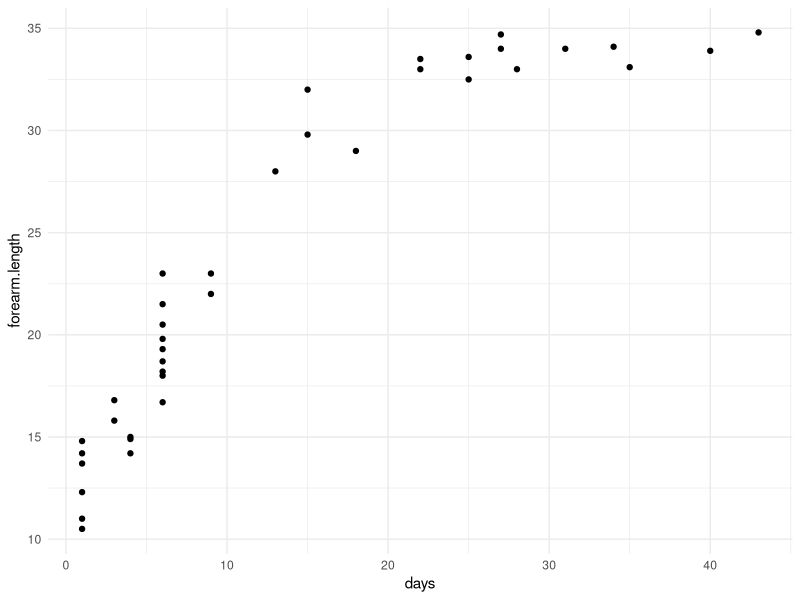
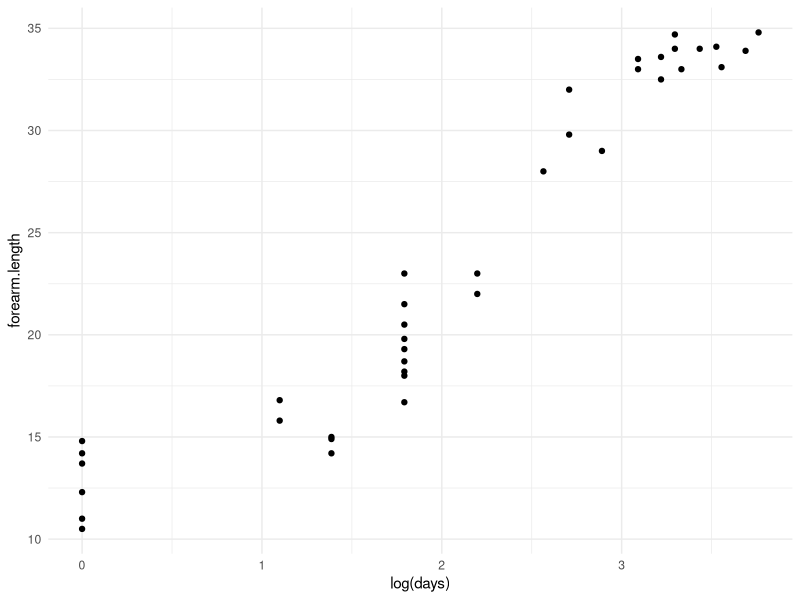
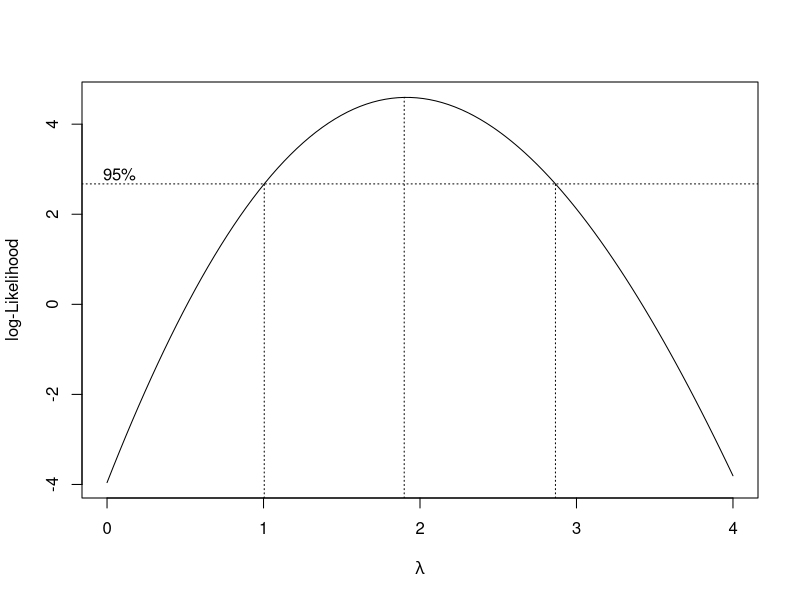
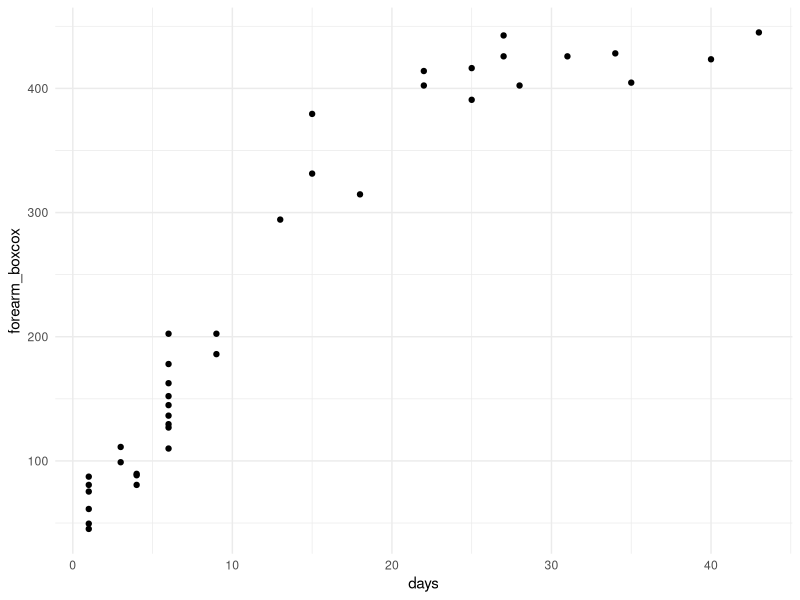
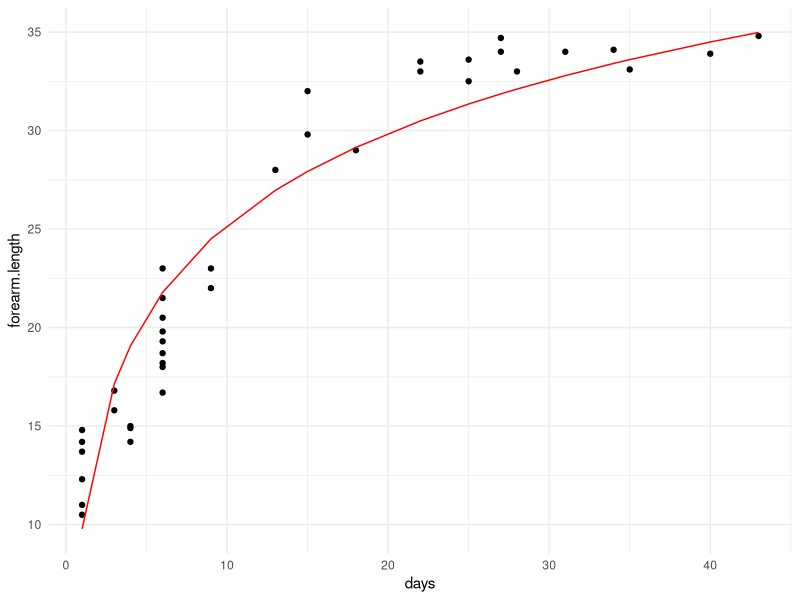
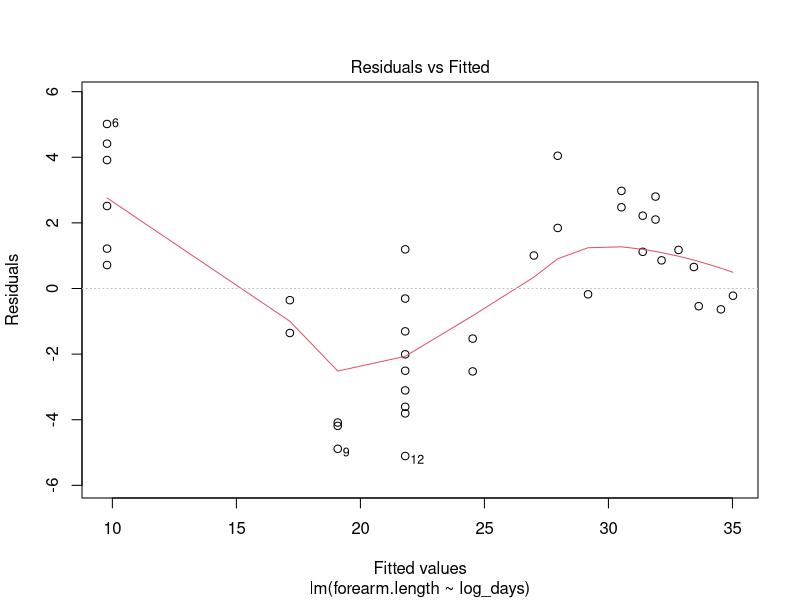
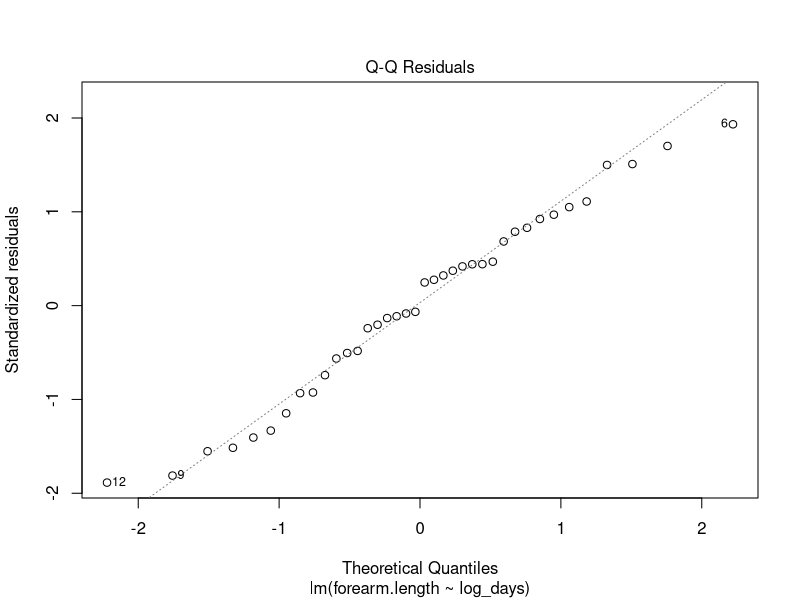
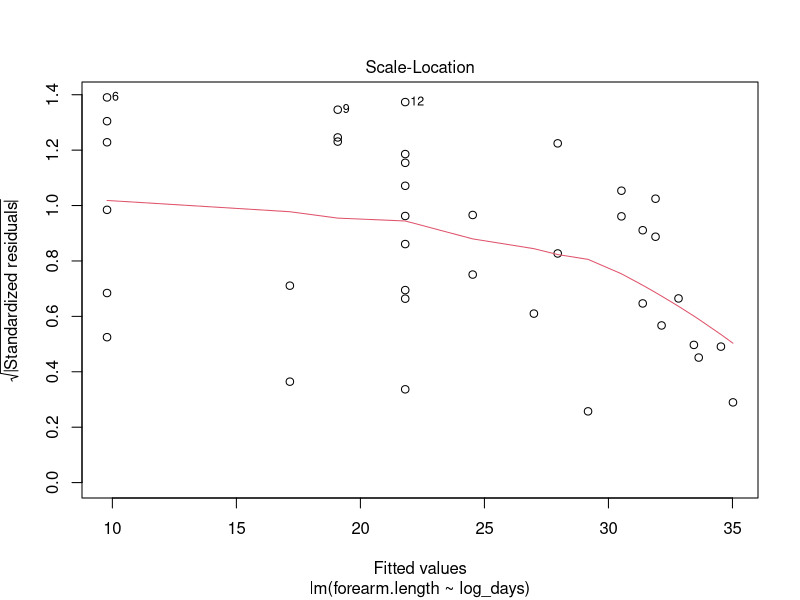

Write the R code that produced these figures, in order.
## ---- chunk 1
library(ggplot2)

bats <- read.csv('bats.csv', header=T)
ggplot(bats, aes(x=days, y=forearm.length)) + geom_point() + theme_minimal()
## ---- chunk 2
ggplot(bats, aes(x=log(days), y=forearm.length)) + geom_point() + theme_minimal()
## ---- chunk 3
library(MASS)
bc <- boxcox(forearm.length~days, data=bats, lambda=seq(0, 4, by=1/10))
## ---- chunk 4
best_lambda <- bc$x[which.max(bc$y)]
## ---- chunk 5
bats$forearm_boxcox <- (bats$forearm.length**best_lambda - 1)/best_lambda
ggplot(bats, aes(x=days, y = forearm_boxcox)) + geom_point() + theme_minimal()
## ---- chunk 6
bats$log_days <- log(bats$days)
model <- lm(forearm.length ~ log_days, data=bats)
summary(model)
## ---- chunk 7
predykcja <- data.frame('days'=bats$days, 'forearm.length' = 9.78 + 6.70*log(bats$days))
ggplot() + geom_point(aes(x=days, y=forearm.length), data=bats) + geom_line(aes(x=days, y=forearm.length), data=predykcja, col='red') + theme_minimal()
## ---- chunk 8
plot(model)
## ---- chunk 9
przedzialy <- predict(model, data.frame('log_days'=log(1:50)), interval='prediction')
# Poniewaz funkcja predict zwraca macierz, a ggplot wymaga data.frame, to rzutujemy zmienną na odpowiedni typ:
przedzialy <- data.frame(przedzialy)
przedzialy$days <- 1:50
ggplot() + geom_point(aes(x=days, y=forearm.length), data=bats) + geom_line(aes(x=days, y=forearm.length), data=predykcja, col='red') + geom_ribbon(aes(x=days, ymin=lwr, ymax=upr), data=przedzialy, alpha=0.2, fill='orange') +  theme_minimal() 
## ---- chunk 10
ais <- read.delim('ais.txt', header=T)
## ---- chunk 11
model <- lm(Wt ~ Ht, ais)
summary(model)
## ---- chunk 12
summary(ais)
## ---- chunk 13
predykcja <- data.frame('Ht' = ais$Ht, 'Wt' = 1.11712 * ais$Ht - 126.18901)
## ---- chunk 14
przedzialy <- predict(model, data.frame('Ht'=148:210), interval='prediction')
# Poniewaz funkcja predict zwraca macierz, a ggplot wymaga data.frame, to rzutujemy zmienną na odpowiedni typ:
przedzialy <- data.frame(przedzialy)
przedzialy$Ht <- 148:210
ggplot() + geom_point(aes(x=Ht, y=Wt), data=ais) + geom_line(aes(x=Ht, y=Wt), data=predykcja, col='red') + geom_ribbon(aes(x=Ht, ymin=lwr, ymax=upr), data=przedzialy, alpha=0.2, fill='orange') +  theme_minimal() 
## ---- chunk 15
model <- lm(Wt ~ Ht, ais)
## ---- chunk 16
predykcja <- data.frame('Wt' = model$fitted.values, 'Ht' = ais$Ht)
przedzialy <- predict(model, data.frame('Ht'=ais$Ht), interval='prediction')
przedzialy <- data.frame(przedzialy)
przedzialy$Wt <- przedzialy$fit
przedzialy$Ht = ais$Ht
## ---- chunk 17

ggplot() + 
  geom_ribbon(aes(x=ais$Ht, ymin=lwr, ymax=upr), data=przedzialy, alpha=0.2, fill='orange') + 
  geom_segment(aes(x = ais$Ht, xend = ais$Ht, y = ais$Wt, yend = predykcja$Wt)) +
  geom_label(aes(x=Ht, y=Wt, label = 1:nrow(ais)), data=ais) + 
  geom_line(aes(x=Ht, y=Wt), data=predykcja, col='red') +
  theme_minimal() 
  
